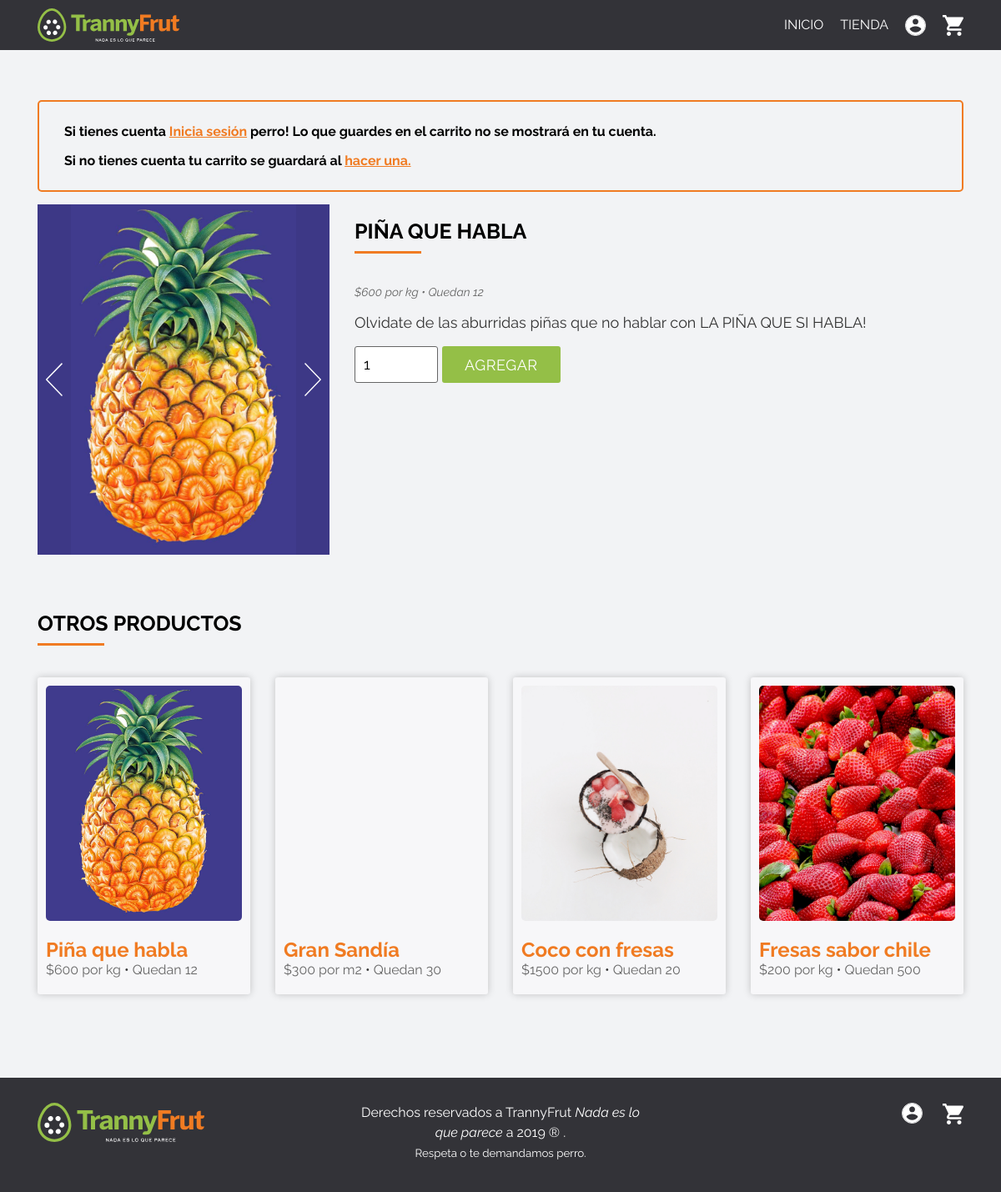
Page /app/producto.php?id=39 on the committed database.
### tables this page shows
CREATE TABLE `producto` (
  `id` int(11) NOT NULL,
  `imagen` text,
  `nombre` text,
  `descripcion` text,
  `precio` int(11) DEFAULT NULL,
  `unidad` text,
  `existencia` text,
  `fecha_creacion` timestamp NOT NULL DEFAULT CURRENT_TIMESTAMP,
  `imagenes` json DEFAULT NULL
);

### app/funciones-generales.php (called while the page is built, shortened)
<?php
  function get_mas_productos(){
    $bd = mysqli_connect("db","root","root", "main");
    $sql = "SELECT * FROM producto ORDER BY RAND() LIMIT 4";
    $result = $bd->query($sql);
    return $result;
  }
  function get_single( $tipo, $id ){
    $bd = mysqli_connect("db","root","root", "main");
    $sql = "SELECT * FROM $tipo WHERE id = '$id'";
    $result = $bd->query($sql);
    if ($result->num_rows > 0) :
      while($row = $result->fetch_assoc()) :
        $res = $row;
      endwhile;
    else :
      $res = false;
    endif;
    return $res;
  }
?>

### app/tarjeta-producto.php (the view, shortened to what this page needs)
<article class="tarjeta tarjeta-producto">
  <a class="link-producto"
      href="/producto.php?id=<?php echo $producto['id'] ?>">
      <div class="imagen"
      style="background-image:url(../<?php echo $producto['imagen'] ?>)">
      </div>
    <h2>
      <?php echo $producto['nombre']; ?>
    </h2>
    <span class="precio"><?php echo "$$precio por $unidad" ?></span> • <span class="existencia">Quedan <?php echo $producto['existencia'] ?></span>
  </a>
</article>

### app/producto.php (shortened to what this page needs)
<?php
  include('estructura/cabecera.php');
  $id = $_GET['id'];
  $data = get_single('producto', $id);
  $nombre = $data['nombre'];
  $unidad = $data['unidad'];
  $descripcion = $data['descripcion'];
  $precio = $data['precio'];
  $existencia = $data['existencia'];
  ?>
<main class="single-product-page">
  <div class="container">
    <div class="row">
      <?php if( !$_SESSION['id'] > 0) : ?>
        <div class="col-12">
          <div class="advertencia">
          <p> Si tienes cuenta <a class='link' href="login.php"> Inicia sesión </a> perro! Lo que guardes en el carrito no se mostrará en tu cuenta. </a>
              <p> Si no tienes cuenta tu carrito se guardará al <a class='link' href="registrarse.php"> hacer una.  </a> </p>
          </div>
        </div>
      <?php endif; ?>
      <div class="col-12 col-md-6 col-lg-4 galeria-producto">
        <?php
          include("galeria.php");
        ?>
      </div>
      <div class="col-12 col-md-6 col-lg-8">
        <h1><?php echo $nombre ?></h1>
        <p class="detalles">
          <span class="precio"><?php echo "$$precio por $unidad" ?></span> •
          <span class="existencia">Quedan <?php echo $existencia ?></span>
        </p>
        <p class="descripcion"><?php echo $descripcion; ?></p>
        <form action="producto.php?id=<?php echo $id ?>" method="post">
          <div class="agregar-al-carrito">
            <div class="contenido">
              <input required class="cantidad" name="cantidad" type="number" value="1" min="1" max="<?php echo $existencia ?>">
              <button class="boton boton-important"> Agregar </button>
            </div>
          </div>
        </form>
      </div>
    </div>
    <div class="row productos-relacionados">
      <div class="col-12">
        <h1> Otros productos </h1>
      </div>
      <?php
          $result = get_mas_productos();
          if ($result->num_rows > 0) :
            while($producto = $result->fetch_assoc()) :
              $precio = $producto['precio'];
              $unidad = $producto['unidad'];
        ?>
          <div class="col-12 col-sm-6 col-lg-3">
            <?php include('tarjeta-producto.php') ?>
          </div>
        <?php
            endwhile;
          endif;
        ?>
    </div>
  </div>
</main>
<?php
  include('estructura/pie.php');
?>

### rows in the picture
producto: nombre "PIÑA QUE HABLA", precio "600", unidad "kg", existencia "12", descripcion "Olvidate de las aburridas piñas que no hablar con LA PIÑA QUE SI HABLA!", imagen (picture), nombre "Piña que habla"
producto: nombre "Gran Sandía", precio "300", unidad "m2", existencia "30"
producto: imagen (picture), nombre "Coco con fresas", precio "1500", unidad "kg", existencia "20"
producto: imagen (picture), nombre "Fresas sabor chile", precio "200", unidad "kg", existencia "500"
